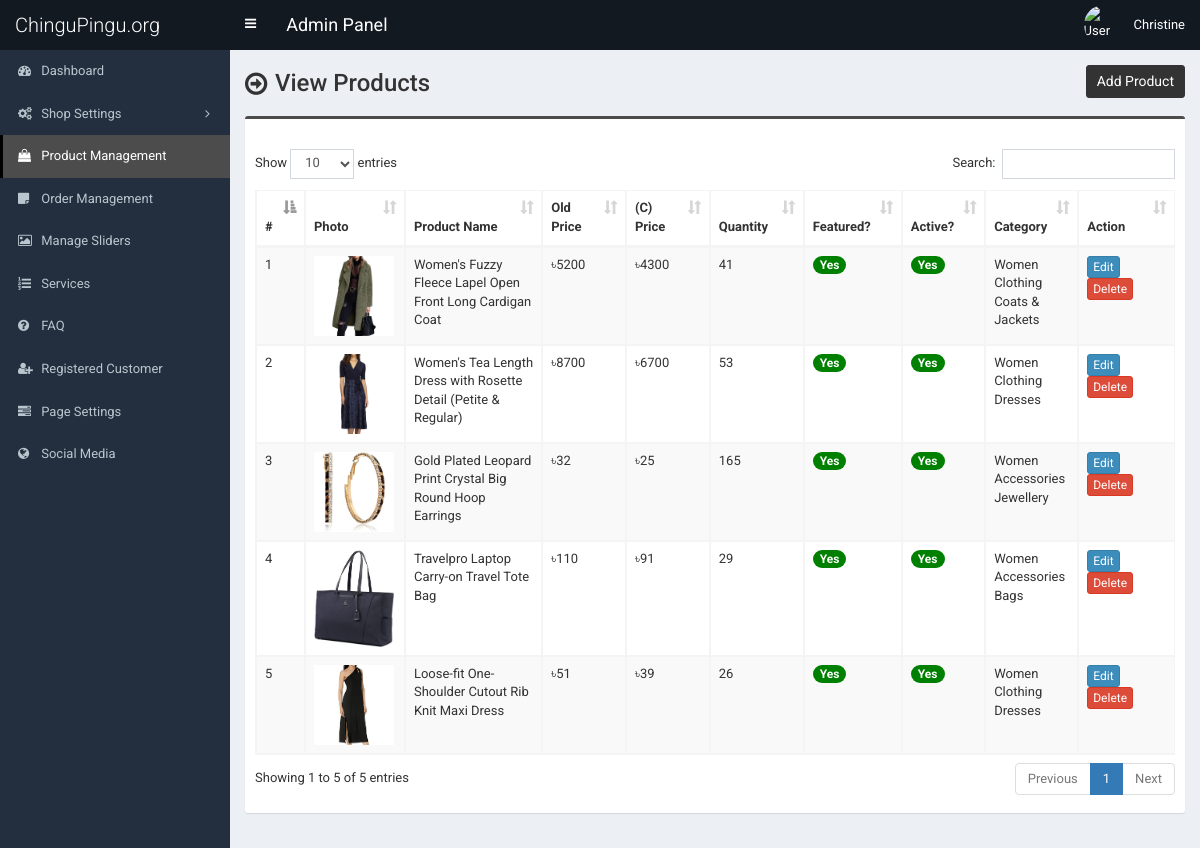
Screenshot of /admin/product.php (signed in) with the database file from the repository.
### tables this page shows
CREATE TABLE `tbl_product` (
  `p_id` int(11) NOT NULL,
  `p_name` varchar(255) NOT NULL,
  `p_old_price` varchar(10) NOT NULL,
  `p_current_price` varchar(10) NOT NULL,
  `p_qty` int(10) NOT NULL,
  `p_featured_photo` varchar(255) NOT NULL,
  `p_description` text NOT NULL,
  `p_short_description` text NOT NULL,
  `p_feature` text NOT NULL,
  `p_condition` text NOT NULL,
  `p_return_policy` text NOT NULL,
  `p_total_view` int(11) NOT NULL,
  `p_is_featured` int(1) NOT NULL,
  `p_is_active` int(1) NOT NULL,
  `ecat_id` int(11) NOT NULL
);

CREATE TABLE `tbl_top_category` (
  `tcat_id` int(11) NOT NULL,
  `tcat_name` varchar(255) NOT NULL,
  `show_on_menu` int(1) NOT NULL
);

CREATE TABLE `tbl_mid_category` (
  `mcat_id` int(11) NOT NULL,
  `mcat_name` varchar(255) NOT NULL,
  `tcat_id` int(11) NOT NULL
);

CREATE TABLE `tbl_end_category` (
  `ecat_id` int(11) NOT NULL,
  `ecat_name` varchar(255) NOT NULL,
  `mcat_id` int(11) NOT NULL
);

### admin/product.php (the view, shortened to what this page needs)
<?php require_once('header.php'); ?>
<section class="content-header">
	<div class="content-header-left">
		<h1>View Products</h1>
	</div>
	<div class="content-header-right">
		<a href="product-add.php" class="btn btn-primary btn-sm">Add Product</a>
	</div>
</section>
<section class="content">
	<div class="row">
		<div class="col-md-12">
			<div class="box box-info">
				<div class="box-body table-responsive">
					<table id="example1" class="table table-bordered table-hover table-striped">
					<thead class="thead-dark">
							<tr>
								<th width="10">#</th>
								<th>Photo</th>
								<th width="160">Product Name</th>
								<th width="60">Old Price</th>
								<th width="60">(C) Price</th>
								<th width="60">Quantity</th>
								<th>Featured?</th>
								<th>Active?</th>
								<th>Category</th>
								<th width="80">Action</th>
							</tr>
						</thead>
						<tbody>
							<?php
							$i=0;
							$statement = $pdo->prepare("SELECT
														t1.p_id,
														t1.p_name,
														t1.p_old_price,
														t1.p_current_price,
														t1.p_qty,
														t1.p_featured_photo,
														t1.p_is_featured,
														t1.p_is_active,
														t1.ecat_id,
														t2.ecat_id,
														t2.ecat_name,
														t3.mcat_id,
														t3.mcat_name,
														t4.tcat_id,
														t4.tcat_name
							                           	FROM tbl_product t1
							                           	JOIN tbl_end_category t2
							                           	ON t1.ecat_id = t2.ecat_id
							                           	JOIN tbl_mid_category t3
							                           	ON t2.mcat_id = t3.mcat_id
							                           	JOIN tbl_top_category t4
							                           	ON t3.tcat_id = t4.tcat_id
							                           	ORDER BY t1.p_id DESC
							                           	");
							$statement->execute();
							$result = $statement->fetchAll(PDO::FETCH_ASSOC);
							foreach ($result as $row) {
								$i++;
								?>
								<tr>
									<td><?php echo $i; ?></td>
									<td style="width:82px;"><img src="../assets/uploads/<?php echo $row['p_featured_photo']; ?>" alt="<?php echo $row['p_name']; ?>" style="width:80px;"></td>
									<td><?php echo $row['p_name']; ?></td>
									<td>৳<?php echo $row['p_old_price']; ?></td>
									<td>৳<?php echo $row['p_current_price']; ?></td>
									<td><?php echo $row['p_qty']; ?></td>
									<td>
										<?php if($row['p_is_featured'] == 1) {echo '<span class="badge badge-success" style="background-color:green;">Yes</span>';} else {echo '<span class="badge badge-success" style="background-color:red;">No</span>';} ?>
									</td>
									<td>
										<?php if($row['p_is_active'] == 1) {echo '<span class="badge badge-success" style="background-color:green;">Yes</span>';} else {echo '<span class="badge badge-danger" style="background-color:red;">No</span>';} ?>
									</td>
									<td><?php echo $row['tcat_name']; ?><br><?php echo $row['mcat_name']; ?><br><?php echo $row['ecat_name']; ?></td>
									<td>
										<a href="product-edit.php?id=<?php echo $row['p_id']; ?>" class="btn btn-primary btn-xs">Edit</a>
										<a href="#" class="btn btn-danger btn-xs" data-href="product-delete.php?id=<?php echo $row['p_id']; ?>" data-toggle="modal" data-target="#confirm-delete">Delete</a>
									</td>
								</tr>
								<?php
							}
							?>
						</tbody>
					</table>
				</div>
			</div>
		</div>
	</div>
</section>
<?php require_once('footer.php'); ?>

### admin/style.css (style rules this page uses)
body { font-size: 13px; font-family: "Roboto", sans-serif; }
.content-header > h1, .content-header .content-header-left h1 { font-family: "Roboto", sans-serif; }
.box-info { padding-top: 20px; }
.content-header { overflow: hidden; }
.content-header .content-header-left { float: left; padding-top: 5px; }
.content-header .content-header-right { float: right; }
.content-header .content-header-left h1 { margin-top: 0; margin-bottom: 0; padding-left: 30px; padding-bottom: 5px; font-size: 24px; position: relative; }
.content-header .content-header-left h1:before { position: absolute; top: 0; left: 0; font-family: "FontAwesome", sans-serif; font-size: 26px; content: "\f18e"; }
.content-header .content-header-right a { position: relative; font-size: 14px; }
.box.box-info { border-top-color: #4c4c4c; }
.content-header .content-header-right a { background-color: #333333; border-color: #333333; }

### rows the page displays
tbl_product: p_featured_photo (picture), p_name "Women's Fuzzy Fleece Lapel Open Front Long Cardigan Coat", p_old_price "5200", p_current_price "4300", p_qty "41", p_is_featured "Yes", p_is_active "Yes", tbl_top_category.tcat_name "Women", tbl_mid_category.mcat_name "Clothing", ecat.ecat_name "Coats & Jackets"
tbl_product: p_featured_photo (picture), p_name "Women's Tea Length Dress with Rosette Detail (Petite & Regular)", p_old_price "8700", p_current_price "6700", p_qty "53", p_is_featured "Yes", p_is_active "Yes", tbl_top_category.tcat_name "Women", tbl_mid_category.mcat_name "Clothing", ecat.ecat_name "Dresses"
tbl_product: p_featured_photo (picture), p_name "Gold Plated Leopard Print Crystal Big Round Hoop Earrings", p_old_price "32", p_current_price "25", p_qty "165", p_is_featured "Yes", p_is_active "Yes", tbl_top_category.tcat_name "Women", tbl_mid_category.mcat_name "Accessories", ecat.ecat_name "Jewellery"
tbl_product: p_featured_photo (picture), p_name "Travelpro Laptop Carry-on Travel Tote Bag", p_old_price "110", p_current_price "91", p_qty "29", p_is_featured "Yes", p_is_active "Yes", tbl_top_category.tcat_name "Women", tbl_mid_category.mcat_name "Accessories", ecat.ecat_name "Bags"
tbl_product: p_featured_photo (picture), p_name "Loose-fit One-Shoulder Cutout Rib Knit Maxi Dress", p_old_price "51", p_current_price "39", p_qty "26", p_is_featured "Yes", p_is_active "Yes", tbl_top_category.tcat_name "Women", tbl_mid_category.mcat_name "Clothing", ecat.ecat_name "Dresses"

### other values shown
$_SESSION['user']['full_name'] "Christine"
